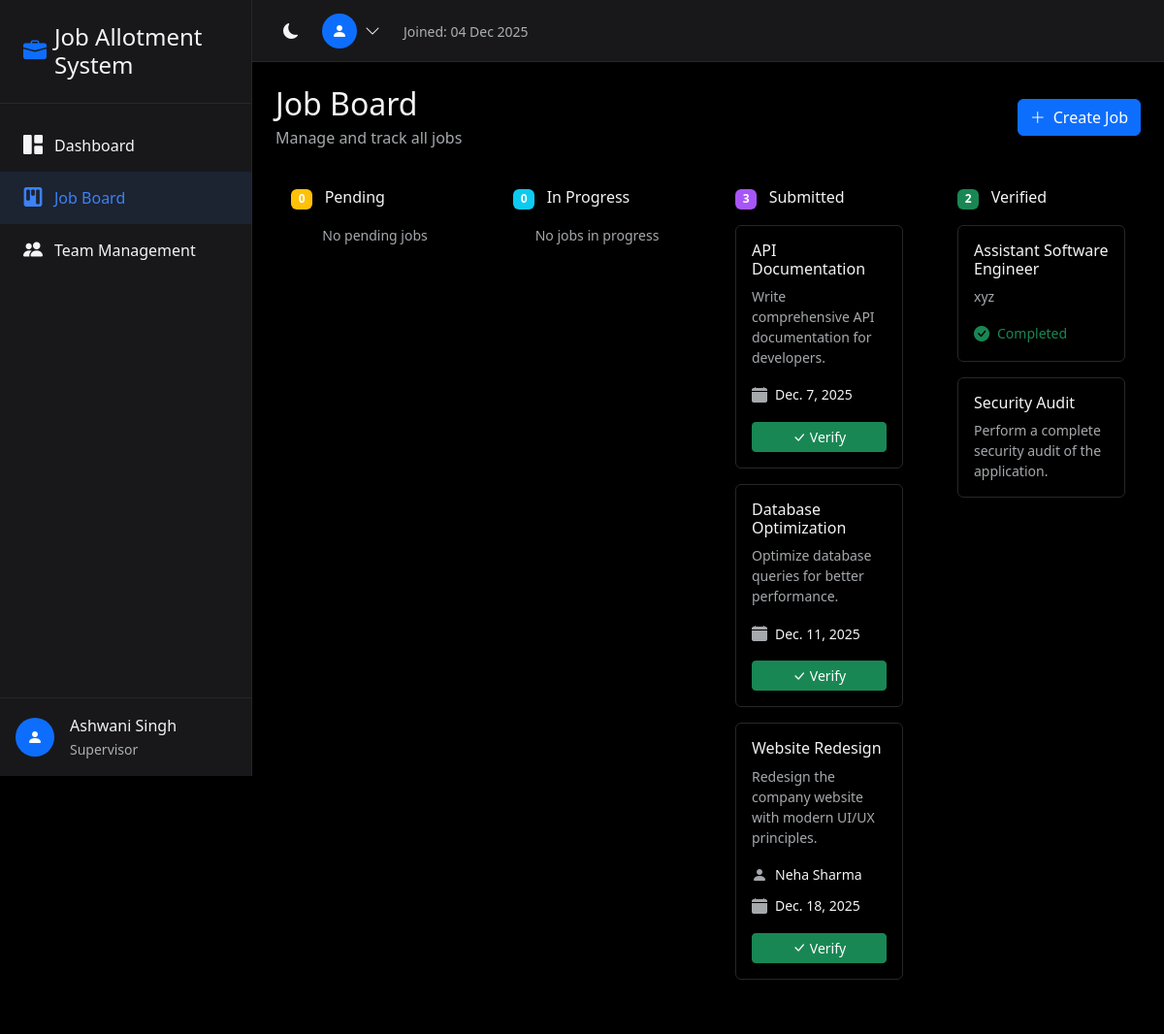
Screenshot of /jobs/ (signed in) with the database file from the repository.
### core/models.py (models this page shows, shortened)
class CustomUser(AbstractUser):
    role = models.CharField(
        max_length=20,
        choices=UserRole.choices,
        default=UserRole.EMPLOYEE
    )
    full_name = models.CharField(max_length=255, blank=True)
    phone = models.CharField(max_length=20, blank=True)
    salary = models.DecimalField(
        max_digits=10,
        decimal_places=2,
        default=45000.00
    )
    rating = models.IntegerField(
        default=5,
        validators=[MinValueValidator(1), MaxValueValidator(5)]
    )
    is_deleted = models.BooleanField(default=False)
    created_at = models.DateTimeField(auto_now_add=True)
    updated_at = models.DateTimeField(auto_now=True)
    class Meta:
        ordering = ['-created_at']

class Job(models.Model):
    title = models.CharField(max_length=255)
    description = models.TextField(blank=True)
    assigned_to = models.ForeignKey(
        CustomUser,
        on_delete=models.SET_NULL,
        null=True,
        blank=True,
        related_name='assigned_jobs'
    )
    created_by = models.ForeignKey(
        CustomUser,
        on_delete=models.SET_NULL,
        null=True,
        related_name='created_jobs'
    )
    status = models.CharField(
        max_length=20,
        choices=JobStatus.choices,
        default=JobStatus.PENDING
    )
    due_date = models.DateField(null=True, blank=True)
    created_at = models.DateTimeField(auto_now_add=True)
    updated_at = models.DateTimeField(auto_now=True)
    completed_at = models.DateTimeField(null=True, blank=True)
    class Meta:
        ordering = ['-created_at']

### core/views.py (the view)
# urls.py: path('jobs/', views.job_board, name='job_board'),
@login_required
def job_board(request):
    user = request.user
    if user.role == UserRole.EMPLOYEE:
        messages.error(request, 'Access denied.')
        return redirect('my_jobs')
    jobs = Job.objects.select_related('assigned_to', 'created_by').all()
    employees = CustomUser.objects.filter(role=UserRole.EMPLOYEE, is_deleted=False)
    pending_jobs = jobs.filter(status=JobStatus.PENDING)
    in_progress_jobs = jobs.filter(status=JobStatus.IN_PROGRESS)
    submitted_jobs = jobs.filter(status=JobStatus.SUBMITTED)
    verified_jobs = jobs.filter(status=JobStatus.VERIFIED)
    context = {
        'pending_jobs': pending_jobs,
        'in_progress_jobs': in_progress_jobs,
        'submitted_jobs': submitted_jobs,
        'verified_jobs': verified_jobs,
        'employees': employees,
    }
    return render(request, 'job_board.html', context)

### templates/job_board.html (shortened to what this page needs)
{% extends 'base.html' %}
{% block content %}
<div class="d-flex justify-content-between align-items-center mb-4">
    <div>
        <h2 class="mb-1">Job Board</h2>
        <p class="text-muted mb-0">Manage and track all jobs</p>
    </div>
    <a href="{% url 'job_create' %}" class="btn btn-primary">
        <i class="bi bi-plus-lg me-2"></i>Create Job
    </a>
</div>
<div class="row g-4">
    <div class="col-lg-3">
        <div class="kanban-column">
            <div class="d-flex align-items-center justify-content-between mb-3">
                <h6 class="mb-0">
                    <span class="badge bg-warning me-2">{{ pending_jobs.count }}</span>
                    Pending
                </h6>
            </div>
            {% for job in pending_jobs %}
            <div class="card job-card mb-3">
                <div class="card-body">
                    <h6 class="card-title">{{ job.title }}</h6>
                    <p class="card-text small text-muted">{{ job.description|truncatewords:15 }}</p>
                    {% if job.assigned_to %}
                    <div class="d-flex align-items-center mb-2">
                        <i class="bi bi-person-fill me-2 text-muted"></i>
                        <span class="small">{{ job.assigned_to.full_name|default:job.assigned_to.username }}</span>
                        {% if job.assigned_to.is_deleted %}
                        <span class="terminated-badge ms-2">Terminated</span>
                        {% endif %}
                    </div>
                    {% endif %}
                    {% if job.due_date %}
                    <div class="d-flex align-items-center mb-2">
                        <i class="bi bi-calendar-fill me-2 text-muted"></i>
                        <span class="small">{{ job.due_date }}</span>
                    </div>
                    {% endif %}
                    <div class="d-flex gap-2 mt-3">
                        <a href="{% url 'job_edit' job.id %}" class="btn btn-sm btn-outline-primary flex-grow-1">
                            <i class="bi bi-pencil"></i>
                        </a>
                        <form method="post" action="{% url 'job_update_status' job.id %}" class="flex-grow-1">
                            {% csrf_token %}
                            <input type="hidden" name="status" value="IN_PROGRESS">
                            <button type="submit" class="btn btn-sm btn-outline-info w-100">
                                <i class="bi bi-arrow-right"></i>
                            </button>
                        </form>
                        <a href="{% url 'job_delete' job.id %}" class="btn btn-sm btn-outline-danger" onclick="return confirm('Are you sure you want to delete this job?')">
                            <i class="bi bi-trash"></i>
                        </a>
                    </div>
                </div>
            </div>
            {% empty %}
            <p class="text-muted text-center small">No pending jobs</p>
            {% endfor %}
        </div>
    </div>
    <div class="col-lg-3">
        <div class="kanban-column">
            <div class="d-flex align-items-center justify-content-between mb-3">
                <h6 class="mb-0">
                    <span class="badge bg-info me-2">{{ in_progress_jobs.count }}</span>
                    In Progress
                </h6>
            </div>
            {% for job in in_progress_jobs %}
            <div class="card job-card mb-3">
                <div class="card-body">
                    <h6 class="card-title">{{ job.title }}</h6>
                    <p class="card-text small text-muted">{{ job.description|truncatewords:15 }}</p>
                    {% if job.assigned_to %}
                    <div class="d-flex align-items-center mb-2">
                        <i class="bi bi-person-fill me-2 text-muted"></i>
                        <span class="small">{{ job.assigned_to.full_name|default:job.assigned_to.username }}</span>
                        {% if job.assigned_to.is_deleted %}
                        <span class="terminated-badge ms-2">Terminated</span>
                        {% endif %}
                    </div>
                    {% endif %}
                    {% if job.due_date %}
                    <div class="d-flex align-items-center mb-2">
                        <i class="bi bi-calendar-fill me-2 text-muted"></i>
                        <span class="small">{{ job.due_date }}</span>
                    </div>
                    {% endif %}
                    <div class="d-flex gap-2 mt-3">
                        <a href="{% url 'job_edit' job.id %}" class="btn btn-sm btn-outline-primary flex-grow-1">
                            <i class="bi bi-pencil"></i>
                        </a>
                        <form method="post" action="{% url 'job_update_status' job.id %}" class="flex-grow-1">
                            {% csrf_token %}
                            <input type="hidden" name="status" value="SUBMITTED">
                            <button type="submit" class="btn btn-sm btn-outline-purple w-100">
                                <i class="bi bi-arrow-right"></i>
                            </button>
                        </form>
                    </div>
                </div>
            </div>
            {% empty %}
            <p class="text-muted text-center small">No jobs in progress</p>
            {% endfor %}
        </div>
    </div>
    <div class="col-lg-3">
        <div class="kanban-column">
            <div class="d-flex align-items-center justify-content-between mb-3">
                <h6 class="mb-0">
                    <span class="badge bg-purple me-2" style="background-color: #a855f7 !important;">{{ submitted_jobs.count }}</span>
                    Submitted
                </h6>
            </div>
            {% for job in submitted_jobs %}
            <div class="card job-card mb-3">
                <div class="card-body">
                    <h6 class="card-title">{{ job.title }}</h6>
                    <p class="card-text small text-muted">{{ job.description|truncatewords:15 }}</p>
                    {% if job.assigned_to %}
                    <div class="d-flex align-items-center mb-2">
                        <i class="bi bi-person-fill me-2 text-muted"></i>
                        <span class="small">{{ job.assigned_to.full_name|default:job.assigned_to.username }}</span>
                    </div>
                    {% endif %}
                    {% if job.due_date %}
                    <div class="d-flex align-items-center mb-2">
                        <i class="bi bi-calendar-fill me-2 text-muted"></i>
                        <span class="small">{{ job.due_date }}</span>
                    </div>
                    {% endif %}
                    <div class="d-flex gap-2 mt-3">
                        <form method="post" action="{% url 'job_update_status' job.id %}" class="flex-grow-1">
                            <button type="submit" class="btn btn-sm btn-success w-100">
                                <i class="bi bi-check-lg me-1"></i>Verify
                            </button>
                        </form>
                    </div>
                </div>
            </div>
            {% empty %}
            <p class="text-muted text-center small">No submitted jobs</p>
            {% endfor %}
        </div>
    </div>
    <div class="col-lg-3">
        <div class="kanban-column">
            <div class="d-flex align-items-center justify-content-between mb-3">
                <h6 class="mb-0">
                    <span class="badge bg-success me-2">{{ verified_jobs.count }}</span>
                    Verified
                </h6>
            </div>
            {% for job in verified_jobs %}
            <div class="card job-card mb-3">
                <div class="card-body">
                    <h6 class="card-title">{{ job.title }}</h6>
                    <p class="card-text small text-muted">{{ job.description|truncatewords:15 }}</p>
                    {% if job.completed_at %}
                    <div class="d-flex align-items-center">
                        <i class="bi bi-check-circle-fill me-2 text-success"></i>
                        <span class="small text-success">Completed</span>
                    </div>
                    {% endif %}
                </div>
            </div>
            {% empty %}
            <p class="text-muted text-center small">No verified jobs</p>
            {% endfor %}
        </div>
    </div>
</div>
{% endblock %}

### templates/base.html (shortened to what this page needs)
<!DOCTYPE html>
<html lang="en" data-bs-theme="dark">
<head>
    <link href="https://cdn.jsdelivr.net/npm/bootstrap@5.3.2/dist/css/bootstrap.min.css" rel="stylesheet">
    <link href="https://cdn.jsdelivr.net/npm/bootstrap-icons@1.11.1/font/bootstrap-icons.css" rel="stylesheet">
</head>
<body>
    {% if user.is_authenticated %}
    <aside class="sidebar" id="sidebar">
        <div class="sidebar-header">
            <h4 class="mb-0 d-flex align-items-center">
                <i class="bi bi-briefcase-fill text-primary me-2"></i>
                Job Allotment System
            </h4>
        </div>
        <nav class="sidebar-nav">
            <a href="{% url 'dashboard' %}" class="nav-link {% if request.resolver_match.url_name == 'dashboard' %}active{% endif %}">
                <i class="bi bi-grid-1x2-fill"></i>
                Dashboard
            </a>
            {% if user.role != 'EMPLOYEE' %}
            <a href="{% url 'job_board' %}" class="nav-link {% if request.resolver_match.url_name == 'job_board' %}active{% endif %}">
                <i class="bi bi-kanban-fill"></i>
                Job Board
            </a>
            {% endif %}
            {% if user.role != 'EMPLOYEE' %}
            <a href="{% url 'team_management' %}" class="nav-link {% if request.resolver_match.url_name == 'team_management' %}active{% endif %}">
                <i class="bi bi-people-fill"></i>
                Team Management
            </a>
            {% endif %}
        </nav>
        <div class="position-absolute bottom-0 start-0 end-0 p-3 border-top" style="border-color: var(--bs-border-color) !important;">
            <div class="d-flex align-items-center">
                <div class="rounded-circle bg-primary d-flex align-items-center justify-content-center" style="width: 40px; height: 40px;">
                    <i class="bi bi-person-fill text-white"></i>
                </div>
                <div class="ms-3">
                    <div class="fw-medium">{{ user.full_name|default:user.username }}</div>
                    <small class="text-muted">{{ user.get_role_display }}</small>
                </div>
            </div>
        </div>
    </aside>
    <div class="main-wrapper">
        <header class="top-header">
            <div class="d-flex align-items-center gap-3">
                <div class="theme-toggle" onclick="toggleTheme()">
                    <i class="bi bi-moon-fill" id="theme-icon"></i>
                </div>
                <div class="dropdown">
                    <div class="user-dropdown d-flex align-items-center" data-bs-toggle="dropdown">
                        <div class="rounded-circle bg-primary d-flex align-items-center justify-content-center" style="width: 36px; height: 36px;">
                            <i class="bi bi-person-fill text-white"></i>
                        </div>
                        <i class="bi bi-chevron-down ms-2"></i>
                    </div>
                </div>
                <div class="ms-2">
                    <span class="text-muted small">Joined: {{ user.date_joined|date:"d M Y" }}</span>
                </div>
            </div>
        </header>
        <main class="main-content">
            {% block content %}{% endblock %}
        </main>
    </div>
    {% else %}
    <main>
        {% block auth_content %}{% endblock %}
    </main>
    {% endif %}
</body>
</html>

### templates/base.html (style rules this page uses)
:root { --sidebar-width: 260px; }
[data-bs-theme="dark"] { --bs-body-bg: #000; --bs-body-color: #f4f4f5; --bs-card-bg: #18181b; --bs-border-color: #27272a; }
body { min-height: 100vh; background-color: var(--bs-body-bg); }
.sidebar { width: var(--sidebar-width); position: fixed; top: 0; left: 0; height: 100vh; background-color: var(--bs-card-bg); border-right: 1px solid var(--bs-border-color); z-index: 10; transition: transform 0.3s ease; }
.sidebar-header { padding: 1.5rem; border-bottom: 1px solid var(--bs-border-color); }
.sidebar-nav { padding: 1rem 0; }
.nav-link { display: flex; align-items: center; padding: 0.75rem 1.5rem; color: var(--bs-body-color); text-decoration: none; transition: all 0.2s; }
.nav-link:hover, .nav-link.active { background-color: rgba(59, 130, 246, 0.1); color: #3b82f6; }
.nav-link i { margin-right: 0.75rem; font-size: 1.25rem; }
.main-wrapper { margin-left: var(--sidebar-width); min-height: 100vh; }
.top-header { height: 64px; background-color: var(--bs-card-bg); border-bottom: 1px solid var(--bs-border-color); display: flex; align-items: center; justify-content: space-between; padding: 0 1.5rem; position: sticky; top: 0; z-index: 999; }
.main-content { padding: 1.5rem; }
.card { background-color: var(--bs-card-bg); border: 1px solid var(--bs-border-color); }
.theme-toggle { cursor: pointer; padding: 0.5rem; border-radius: 0.375rem; transition: background-color 0.2s; }
.kanban-column { min-height: 400px; background-color: rgba(0, 0, 0, 0.2); border-radius: 0.5rem; padding: 1rem; }
.job-card { cursor: pointer; transition: transform 0.2s, box-shadow 0.2s; }
.user-dropdown { cursor: pointer; }

### rows the page displays
CustomUser: full_name "Ashwani Singh", role "Supervisor", date_joined "04 Dec 2025"
Job: title "API Documentation", description "Write comprehensive API documentation for developers.", due_date "Dec. 7, 2025"
Job: title "Database Optimization", description "Optimize database queries for better performance.", due_date "Dec. 11, 2025"
Job: title "Website Redesign", description "Redesign the company website with modern UI/UX principles.", assigned_to.full_name "Neha Sharma", due_date "Dec. 18, 2025"
Job: title "Assistant Software Engineer", description "xyz", shows "Completed"
Job: title "Security Audit", description "Perform a complete security audit of the application."

### other values shown
{{ pending_jobs.count }} "0"
{{ in_progress_jobs.count }} "0"
{{ submitted_jobs.count }} "3"
{{ verified_jobs.count }} "2"
